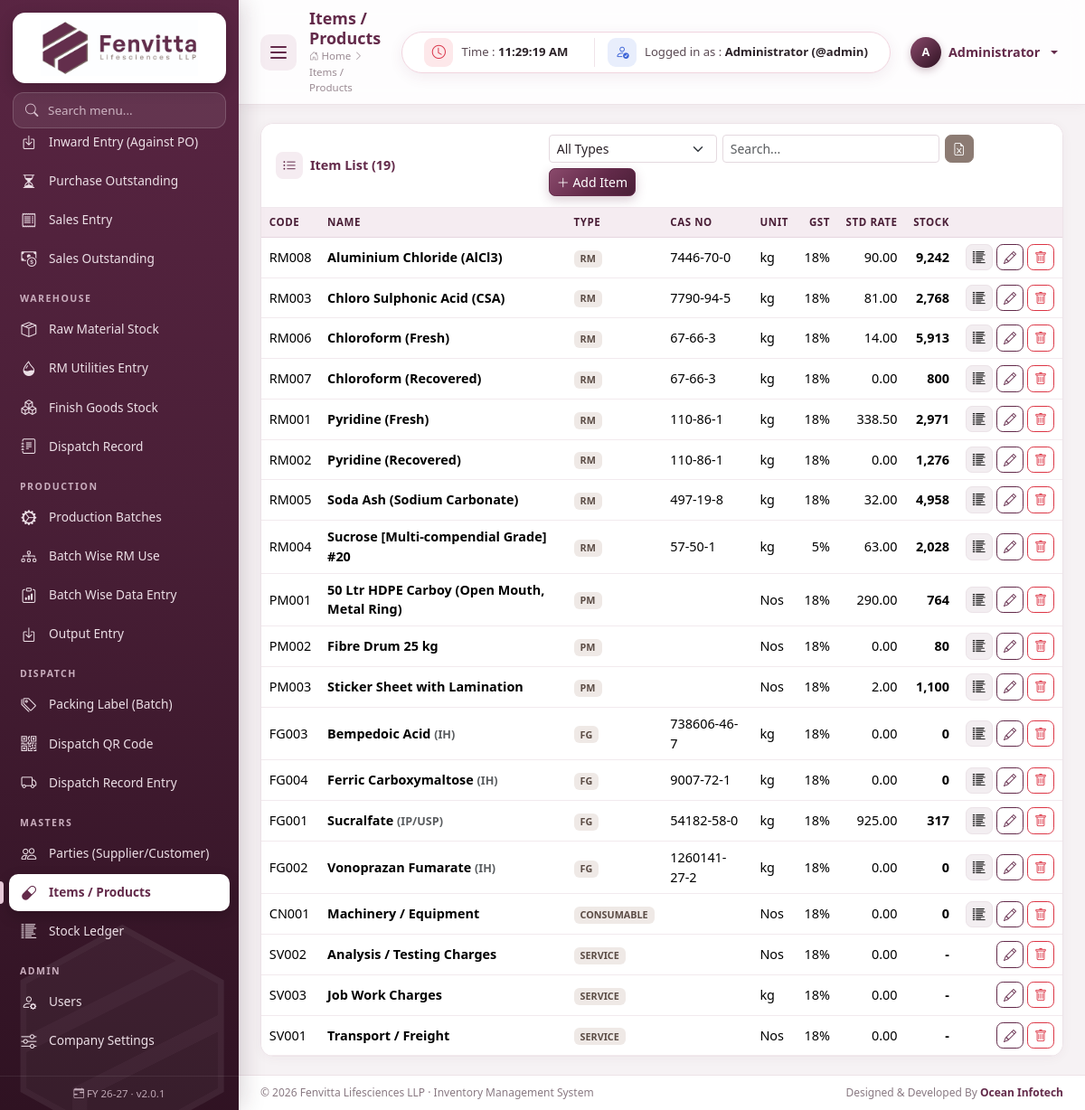
The page /modules/items/index.php (signed in) on the database its author committed.
### tables this page shows
CREATE TABLE items (
  id INT AUTO_INCREMENT PRIMARY KEY,
  item_type ENUM('RM','PM','FG','CONSUMABLE','SERVICE') NOT NULL DEFAULT 'RM',
  code VARCHAR(40) NULL,
  name VARCHAR(150) NOT NULL,
  cas_no VARCHAR(40) NULL,
  grade VARCHAR(60) NULL,
  hsn VARCHAR(20) NULL,
  unit VARCHAR(15) NOT NULL DEFAULT 'kg',
  gst_rate DECIMAL(5,2) NOT NULL DEFAULT 18,
  std_rate DECIMAL(14,2) NOT NULL DEFAULT 0,
  reorder_level DECIMAL(14,3) NOT NULL DEFAULT 0,
  opening_qty DECIMAL(14,3) NOT NULL DEFAULT 0,
  opening_rate DECIMAL(14,2) NOT NULL DEFAULT 0,
  opening_date DATE NULL,
  shelf_life_months INT NOT NULL DEFAULT 0,
  is_active TINYINT(1) NOT NULL DEFAULT 1,
  created_at TIMESTAMP DEFAULT CURRENT_TIMESTAMP,
  INDEX (item_type)
);

### includes/db.php (called while the page is built, shortened)
<?php
$conn = null;
function db()
{
    global $conn;
    if ($conn === null) {
        try {
            $conn = mysqli_connect(DB_HOST, DB_USER, DB_PASS, DB_NAME, DB_PORT);
            mysqli_set_charset($conn, 'utf8mb4');
        } catch (mysqli_sql_exception $e) {
            http_response_code(500);
            die('<h3 style="font-family:sans-serif;color:#632a4a">Database connection failed.</h3>'
                . '<p style="font-family:sans-serif">Check <code>config/config.php</code> and import <code>database/fenvita_inventory.sql</code>.<br><small>'
                . htmlspecialchars($e->getMessage()) . '</small></p>');
        }
    }
    return $conn;
}
function q($sql, $params = [])
{
    $stmt = mysqli_prepare(db(), $sql);
    mysqli_stmt_execute($stmt);
    $result = mysqli_stmt_get_result($stmt);
    return $result === false ? true : $result;
}
function rows($sql, $params = [])
{
    $result = q($sql, $params);
    return mysqli_fetch_all($result, MYSQLI_ASSOC);
}

### modules/items/index.php (the view, shortened to what this page needs)
<?php
$filter = get('type');
$sql = 'SELECT i.*, (SELECT COALESCE(SUM(qty_in-qty_out),0) FROM stock_ledger WHERE item_id=i.id) stock FROM items i';
$params = [];
$list = rows($sql . ' ORDER BY item_type, name', $params);
include ROOT_PATH . '/includes/header.php';
?>
<div class="card">
    <div class="card-header"><i class="bi bi-list-ul"></i> Item List (<?= count($list) ?>)
        <div class="actions">
            <form>
                <select name="type" class="form-select form-select-sm" onchange="this.form.submit()">
                    <option value="">All Types</option>
                </select>
            </form>
            <input class="form-control form-control-sm table-search" placeholder="Search..." data-table-search="#tbl">
            <button class="btn btn-sm btn-accent" data-export="#tbl" data-filename="items"><i class="bi bi-file-earmark-excel"></i></button>
            <a href="<?= url('items/add' . ($filter ? '?type=' . urlencode($filter) : '')) ?>" class="btn btn-sm btn-primary"><i class="bi bi-plus-lg"></i> Add Item</a>
        </div>
    </div>
    <div class="table-responsive">
        <table class="table table-sm table-hover" id="tbl">
            <thead><tr><th>Code</th><th>Name</th><th>Type</th><th>CAS No</th><th>Unit</th><th class="num">GST</th><th class="num">Std Rate</th><th class="num">Stock</th><th class="no-export"></th></tr></thead>
            <tbody>
            <?php foreach ($list as $i): ?>
                <tr class="<?= $i['is_active'] ? '' : 'text-muted' ?>">
                    <td><?= e($i['code']) ?></td>
                    <td class="fw-semibold"><?= e($i['name']) ?> <?= $i['grade'] ? '<small class="text-muted">(' . e($i['grade']) . ')</small>' : '' ?></td>
                    <td><span class="badge badge-type"><?= e($i['item_type']) ?></span></td>
                    <td><?= e($i['cas_no']) ?></td>
                    <td><?= e($i['unit']) ?></td>
                    <td class="num"><?= (float)$i['gst_rate'] ?>%</td>
                    <td class="num"><?= inr($i['std_rate']) ?></td>
                    <td class="num fw-semibold"><?= $i['item_type'] === 'SERVICE' ? '-' : qty($i['stock']) ?></td>
                    <td class="text-end no-export text-nowrap">
                        <?php if ($i['item_type'] !== 'SERVICE'): ?><a href="<?= url('stock_ledger?item_id=' . $i['id']) ?>" class="btn btn-sm btn-light" title="Ledger"><i class="bi bi-list-columns-reverse"></i></a><?php endif; ?>
                        <a href="<?= url('items/edit/' . $i['id']) ?>" class="btn btn-sm btn-outline-primary" title="Edit"><i class="bi bi-pencil"></i></a>
                        <?php if (is_admin()) echo delete_button('items', (int)$i['id'], 'Delete this item?'); ?>
                    </td>
                </tr>
            <?php endforeach; ?>
            </tbody>
        </table>
    </div>
</div>
<?php include ROOT_PATH . '/includes/footer.php'; ?>

### includes/functions.php (shortened to what this page needs)
<?php
require_once __DIR__ . '/db.php';
function e($v): string
{
    return htmlspecialchars((string)($v ?? ''), ENT_QUOTES, 'UTF-8');
}
function inr($n, int $dec = 2): string
{
    $n = (float)$n;
    $neg = $n < 0;
    $n = abs($n);
    $parts = explode('.', number_format($n, $dec, '.', ''));
    $int = $parts[0];
    $last3 = substr($int, -3);
    $rest = substr($int, 0, -3);
    if ($rest !== '' && $rest !== false) {
        $rest = preg_replace('/\B(?=(\d{2})+(?!\d))/', ',', $rest);
        $int = $rest . ',' . $last3;
    }
    $out = $int . ($dec > 0 ? '.' . $parts[1] : '');
    return ($neg ? '-' : '') . $out;
}
function qty($n, int $dec = 2): string
{
    $s = inr($n, $dec);
    return $dec > 0 ? rtrim(rtrim($s, '0'), '.') ?: '0' : $s;
}
function url(string $path = ''): string
{
    return BASE_URL . ltrim($path, '/');
}
function get(string $k, $default = '')
{
    $v = $_GET[$k] ?? $default;
    return is_string($v) ? trim($v) : $v;
}
function current_user(): ?array
{
    return $_SESSION['user'] ?? null;
}
function is_admin(): bool
{
    return (current_user()['role'] ?? '') === 'admin';
}
function csrf_token(): string
{
    return $_SESSION['csrf'];
}
function csrf_field(): string
{
    return '<input type="hidden" name="_token" value="' . csrf_token() . '">';
}
function delete_button(string $module, int $id, string $confirm = 'Delete this entry?'): string
{
    return '<form method="post" action="' . url($module . '/delete') . '" class="d-inline" data-confirm="' . e($confirm) . '">'
        . csrf_field() . '<input type="hidden" name="id" value="' . $id . '">'
        . '<button class="btn btn-sm btn-outline-danger" title="Delete"><i class="bi bi-trash"></i></button></form>';
}

### assets/css/style.css (style rules this page uses)
:root { --fv-primary: #632a4a; --fv-primary-dark: #4a1f37; --fv-primary-deep: #2f1222; --fv-primary-soft: #8a4a6c; --fv-primary-light: #f5ecf1; --fv-accent: #8c7b73; --fv-accent-light: #efe9e6; --fv-bg: #f6f2f4; --fv-text: #2b2228; --sidebar-w: 264px; --sidebar-mini-w: 78px; --ease: cubic-bezier(.4, 0, .2, 1); --bs-primary: #632a4a; --bs-primary-rgb: 99, 42, 74; --bs-link-color: #632a4a; --bs-link-color-rgb: 99, 42, 74; --bs-link-hover-color: #4a1f37; --bs-link-hover-color-rgb: 74, 31, 55; --bs-body-font-family: "Segoe UI", Inter, Roboto, "Helvetica Neue", Arial, sans-serif; --bs-body-color: #2b2228; --bs-border-radius: .55rem; }
body { background: var(--fv-bg); font-size: .9rem; }
* { scrollbar-width: thin; scrollbar-color: #cdb7c3 transparent; }
.btn { transition: all .2s var(--ease); font-weight: 500; }
.btn-primary { --bs-btn-bg: var(--fv-primary); --bs-btn-border-color: var(--fv-primary); --bs-btn-hover-bg: var(--fv-primary-dark); --bs-btn-hover-border-color: var(--fv-primary-dark); --bs-btn-active-bg: var(--fv-primary-deep); --bs-btn-active-border-color: var(--fv-primary-deep); --bs-btn-disabled-bg: var(--fv-primary); --bs-btn-disabled-border-color: var(--fv-primary); background-image: linear-gradient(135deg, var(--fv-primary-soft) 0%, var(--fv-primary) 55%, var(--fv-primary-dark) 100%); box-shadow: 0 4px 12px rgba(99, 42, 74, .25); }
.btn-outline-primary { --bs-btn-color: var(--fv-primary); --bs-btn-border-color: var(--fv-primary); --bs-btn-hover-bg: var(--fv-primary); --bs-btn-hover-border-color: var(--fv-primary); --bs-btn-active-bg: var(--fv-primary-dark); --bs-btn-active-border-color: var(--fv-primary-dark); }
.btn-accent { --bs-btn-color: #fff; --bs-btn-bg: var(--fv-accent); --bs-btn-border-color: var(--fv-accent); --bs-btn-hover-color: #fff; --bs-btn-hover-bg: #74655e; --bs-btn-hover-border-color: #74655e; --bs-btn-active-color: #fff; --bs-btn-active-bg: #655750; }
.btn-light { --bs-btn-bg: #f3eef1; --bs-btn-border-color: #ebe2e7; --bs-btn-hover-bg: #ebe0e6; }
.btn-sm { border-radius: .45rem; }
.form-control, .form-select { border-color: #e4d9df; transition: border-color .2s, box-shadow .2s; }
.content > *, .content > .row > [class*="col"] { animation: fadeUp .5s var(--ease) both; }
.table tbody tr { animation: fadeIn .4s ease both; }
.card { border: 1px solid #ede3e8; border-radius: 14px; box-shadow: 0 2px 12px rgba(99, 42, 74, .045); transition: box-shadow .25s, transform .25s; }
.card-header { background: #fff; border-bottom: 1px solid #f1e8ed; font-weight: 700; color: var(--fv-primary); padding: 12px 16px; border-radius: 14px 14px 0 0 !important; display: flex; align-items: center; gap: 8px; flex-wrap: wrap; }
.card-header > i:first-child { width: 30px; height: 30px; border-radius: 8px; display: inline-grid; place-items: center; background: var(--fv-primary-light); font-size: .95rem; }
.card-header .actions { margin-left: auto; display: flex; gap: 6px; flex-wrap: wrap; align-items: center; }
.table { --bs-table-hover-bg: #fbf5f8; margin-bottom: 0; }
.table thead th { background: var(--fv-primary-light); color: var(--fv-primary-dark); font-size: .72rem; text-transform: uppercase; letter-spacing: .05em; font-weight: 700; white-space: nowrap; border-bottom: 1px solid #e6d6df; vertical-align: middle; }
.table td { vertical-align: middle; border-color: #f2eaee; }
.table-hover tbody tr { transition: background .15s; }
.table-sm td, .table-sm th { padding: .45rem .55rem; }
.table-responsive { border-radius: 0 0 14px 14px; }
.num { text-align: right; white-space: nowrap; font-variant-numeric: tabular-nums; }
.badge { font-weight: 600; padding: .38em .65em; border-radius: 6px; }
.badge-type { background: var(--fv-accent-light); color: #5b4c45; }
td .btn-sm { padding: .2rem .45rem; }
.table-search { max-width: 240px; }

### rows shown on the page
items: code "RM008", name "Aluminium Chloride (AlCl3)", item_type "RM", cas_no "7446-70-0", unit "kg", gst_rate "18", std_rate "90.00", stock "9,242"
items: code "RM003", name "Chloro Sulphonic Acid (CSA)", item_type "RM", cas_no "7790-94-5", unit "kg", gst_rate "18", std_rate "81.00", stock "2,768"
items: code "RM006", name "Chloroform (Fresh)", item_type "RM", cas_no "67-66-3", unit "kg", gst_rate "18", std_rate "14.00", stock "5,913"
items: code "RM007", name "Chloroform (Recovered)", item_type "RM", cas_no "67-66-3", unit "kg", gst_rate "18", std_rate "0.00", stock "800"
items: code "RM001", name "Pyridine (Fresh)", item_type "RM", cas_no "110-86-1", unit "kg", gst_rate "18", std_rate "338.50", stock "2,971"
items: code "RM002", name "Pyridine (Recovered)", item_type "RM", cas_no "110-86-1", unit "kg", gst_rate "18", std_rate "0.00", stock "1,276"
items: code "RM005", name "Soda Ash (Sodium Carbonate)", item_type "RM", cas_no "497-19-8", unit "kg", gst_rate "18", std_rate "32.00", stock "4,958"
items: code "RM004", name "Sucrose [Multi-compendial Grade] #20", item_type "RM", cas_no "57-50-1", unit "kg", gst_rate "5", std_rate "63.00", stock "2,028"
items: code "PM001", name "50 Ltr HDPE Carboy (Open Mouth, Metal Ring)", item_type "PM", unit "Nos", gst_rate "18", std_rate "290.00", stock "764"
items: code "PM002", name "Fibre Drum 25 kg", item_type "PM", unit "Nos", gst_rate "18", std_rate "0.00", stock "80"
items: code "PM003", name "Sticker Sheet with Lamination", item_type "PM", unit "Nos", gst_rate "18", std_rate "2.00", stock "1,100"
items: code "FG003", name "Bempedoic Acid", grade "IH", item_type "FG", cas_no "738606-46-7", unit "kg", gst_rate "18", std_rate "0.00", stock "0"
items: code "FG004", name "Ferric Carboxymaltose", grade "IH", item_type "FG", cas_no "9007-72-1", unit "kg", gst_rate "18", std_rate "0.00", stock "0"
items: code "FG001", name "Sucralfate", grade "IP/USP", item_type "FG", cas_no "54182-58-0", unit "kg", gst_rate "18", std_rate "925.00", stock "317"
items: code "FG002", name "Vonoprazan Fumarate", grade "IH", item_type "FG", cas_no "1260141-27-2", unit "kg", gst_rate "18", std_rate "0.00", stock "0"
items: code "CN001", name "Machinery / Equipment", item_type "CONSUMABLE", unit "Nos", gst_rate "18", std_rate "0.00", stock "0"
items: code "SV002", name "Analysis / Testing Charges", item_type "SERVICE", unit "Nos", gst_rate "18", std_rate "0.00"
items: code "SV003", name "Job Work Charges", item_type "SERVICE", unit "kg", gst_rate "18", std_rate "0.00"
items: code "SV001", name "Transport / Freight", item_type "SERVICE", unit "Nos", gst_rate "18", std_rate "0.00"

### other values the page prints
$navSub[0] "Inward Entry (Against PO)"
$navSub[0] "Purchase Outstanding"
$navSub[0] "Sales Entry"
$navSub[0] "Sales Outstanding"
$navItem[0] "WAREHOUSE"
$navSub[0] "Raw Material Stock"
$navSub[0] "RM Utilities Entry"
$navSub[0] "Finish Goods Stock"
$navSub[0] "Dispatch Record"
$navItem[0] "PRODUCTION"
$navSub[0] "Production Batches"
$navSub[0] "Batch Wise RM Use"
$navSub[0] "Batch Wise Data Entry"
$navSub[0] "Output Entry"
$navItem[0] "DISPATCH"
